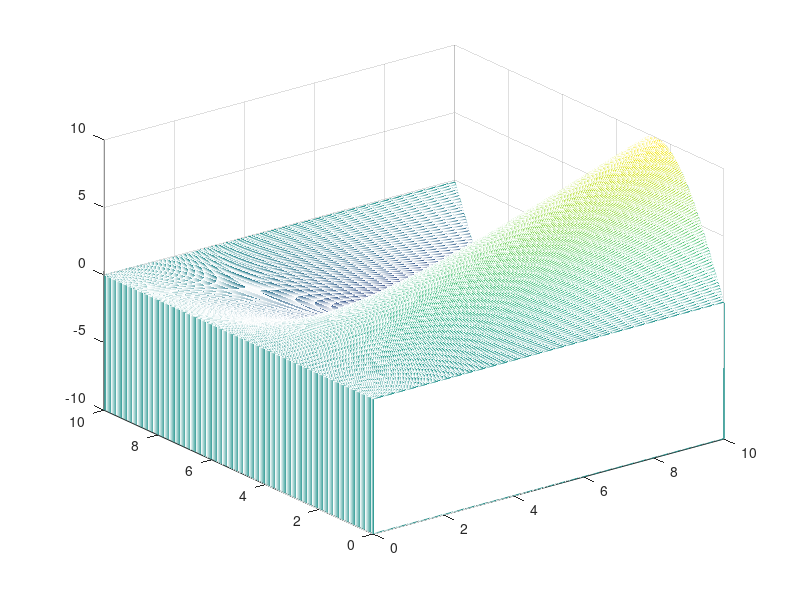

The MATLAB script that drew this image:
%Solve pde (1) by finite difference
clear
Global_error=[];
for i=0:1:4  %Choose delta_x=delta_t=0.5, see if the global error converges
    delta_t=(2^(-i))*0.5;
    delta_x=(2^(-i))*0.5;
    lamb=delta_t/(delta_x)^2;
    e=0.1;
    r=1/e;
    L=10;
    T=10;
    A=[];%Stiffness matrix A
    U=[];%Solution matrix U
    %build up the initial condition vector;
    U_0=[];
    U_exact_T=[];
    U_temp=[];
    for j=1:1:(L/delta_x)-1
        U_0=[U_0;0];
    end
    %Set the starting solution
    U=U_0;
    U_boundary=[0;U_0;0];%set boundary
    %Assembly the stiffness matrix A
    for j=1:1:(L/delta_x)+1
        C=[];%a row vector
        for n=1:1:(T/delta_t)+1
            if n==j-1%assign element
                C=[C,-e*lamb];
            elseif n==j%assign element
                C=[C,1+2*e*lamb+delta_t*r];
            elseif n==j+1%assign element
                C=[C,-e*lamb];
            else%assign element
                C=[C,0];
            end
        end%assign row
        A=[A;C];
    end
    for j=1:1:(L/delta_x)+1
        x(j)=(j-1)*delta_x;
    end



    for n=1:1:(T/delta_t)
        %Calculate the solution
        modified=[];
        for j=1:1:(L/delta_x)+1
            modified=[modified;delta_t*(sin(0.2*pi*x(j))+0.2*0.2*pi^2*e*delta_t*(n-1)*sin(0.2*pi*x(j))-r*(1-delta_t*(n-1)*sin(0.2*pi*x(j))))];
        end
        U_temp_boundary=A\(U_boundary(:,n)+(delta_t*r)+modified);
        %Use Euler method to approximate the boundary.
        U_boundary=[U_boundary, U_temp_boundary];%The matrix after assembly the boundary conditions
    end
    for j=1:1:(L/delta_x)+1;
        U_exact_T=[U_exact_T;T*sin(0.2*pi*x(j))];
    end
    Global_error=[Global_error;norm(U_exact_T-U_boundary(:,end))];
end
Global_error
waterfall(0:delta_x:L,0:delta_t:T,U_boundary);
    